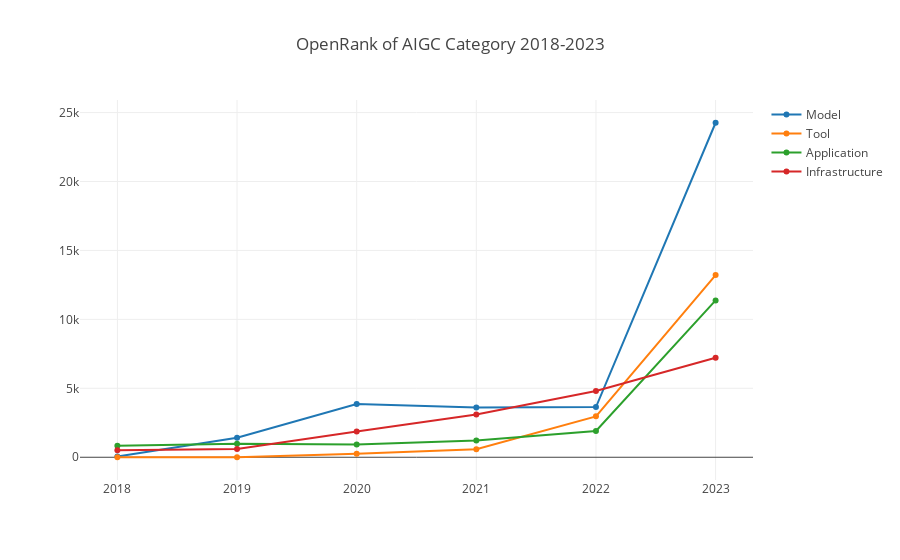

Source (notebook cell):
### Markdown cell above
## 生成式AI各子领域近6年增长趋势

### Code cell
openDigger.index.openrank.getRepoOpenrank({
    labelUnion: [':technology/ai/generative_ai'],
    startYear: 2018, endYear: 2023, endMonth: 12,
    groupBy: 'Tech-3',
    groupTimeRange: 'year',
    order: 'DESC',
    limit: -1
}).then(data => {
    var data = data.filter(i => i.id.startsWith(':technology/ai/generative_ai'));
    openDigger.render.plotly(data.map(row => {
        return {
            x: years,
            y: row.openrank,
            name: row.name
        };
    }), {title: `OpenRank of AIGC Category 2018-2023`, xaxis: { type: 'category' }});
})

### Figure 1 — Plotly figure (JSON) as saved in the notebook; plotly's stock layout.template omitted (floating-point values rounded to 4 significant figures)
{"data": [{"name": "Model", "x": [2018, 2019, 2020, 2021, 2022, 2023], "y": [50.2, 1416.0, 3862.0, 3609.0, 3637.0, 24260.0]}, {"name": "Tool", "x": [2018, 2019, 2020, 2021, 2022, 2023], "y": [0, 0, 246.7, 575.0, 2965.0, 13220.0]}, {"name": "Application", "x": [2018, 2019, 2020, 2021, 2022, 2023], "y": [829.6, 977.2, 929.7, 1206.0, 1900.0, 11380.0]}, {"name": "Infrastructure", "x": [2018, 2019, 2020, 2021, 2022, 2023], "y": [515.2, 601.4, 1870.0, 3108.0, 4803.0, 7214.0]}], "layout": {"autosize": true, "title": {"text": "OpenRank of AIGC Category 2018-2023"}, "xaxis": {"autorange": true, "range": [-0.2987, 5.299], "type": "category"}, "yaxis": {"autorange": true, "range": [-2002.0, 26260.0], "type": "linear"}}}
